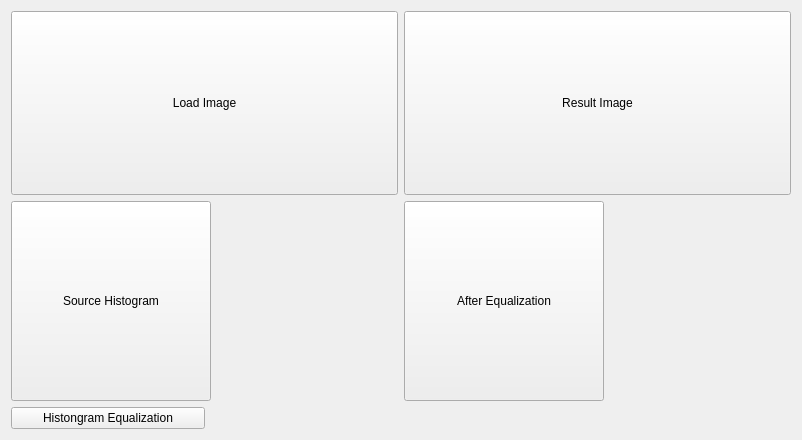
<?xml version="1.0" encoding="UTF-8"?>
<ui version="4.0">
 <class>Widget</class>
 <widget class="QWidget" name="Widget">
  <property name="geometry">
   <rect>
    <x>0</x>
    <y>0</y>
    <width>802</width>
    <height>440</height>
   </rect>
  </property>
  <property name="windowTitle">
   <string>Widget</string>
  </property>
  <layout class="QGridLayout" name="gridLayout">
   <item row="0" column="0">
    <widget class="QToolButton" name="toolButton">
     <property name="sizePolicy">
      <sizepolicy hsizetype="Expanding" vsizetype="Expanding">
       <horstretch>0</horstretch>
       <verstretch>0</verstretch>
      </sizepolicy>
     </property>
     <property name="text">
      <string>Load Image</string>
     </property>
    </widget>
   </item>
   <item row="0" column="1" rowspan="2">
    <layout class="QVBoxLayout" name="verticalLayout_3">
     <item>
      <widget class="QToolButton" name="toolButton_2">
       <property name="sizePolicy">
        <sizepolicy hsizetype="Expanding" vsizetype="Expanding">
         <horstretch>0</horstretch>
         <verstretch>0</verstretch>
        </sizepolicy>
       </property>
       <property name="text">
        <string>Result Image</string>
       </property>
      </widget>
     </item>
     <item>
      <layout class="QHBoxLayout" name="horizontalLayout_3">
       <item>
        <widget class="QToolButton" name="toolButton_4">
         <property name="sizePolicy">
          <sizepolicy hsizetype="Minimum" vsizetype="Minimum">
           <horstretch>0</horstretch>
           <verstretch>0</verstretch>
          </sizepolicy>
         </property>
         <property name="minimumSize">
          <size>
           <width>200</width>
           <height>200</height>
          </size>
         </property>
         <property name="baseSize">
          <size>
           <width>0</width>
           <height>0</height>
          </size>
         </property>
         <property name="text">
          <string>After Equalization</string>
         </property>
        </widget>
       </item>
       <item>
        <spacer name="horizontalSpacer_3">
         <property name="orientation">
          <enum>Qt::Horizontal</enum>
         </property>
         <property name="sizeHint" stdset="0">
          <size>
           <width>40</width>
           <height>20</height>
          </size>
         </property>
        </spacer>
       </item>
      </layout>
     </item>
    </layout>
   </item>
   <item row="1" column="0">
    <layout class="QHBoxLayout" name="horizontalLayout">
     <item>
      <widget class="QToolButton" name="toolButton_3">
       <property name="sizePolicy">
        <sizepolicy hsizetype="Fixed" vsizetype="Fixed">
         <horstretch>0</horstretch>
         <verstretch>0</verstretch>
        </sizepolicy>
       </property>
       <property name="minimumSize">
        <size>
         <width>200</width>
         <height>200</height>
        </size>
       </property>
       <property name="baseSize">
        <size>
         <width>0</width>
         <height>0</height>
        </size>
       </property>
       <property name="text">
        <string>Source Histogram</string>
       </property>
      </widget>
     </item>
     <item>
      <spacer name="horizontalSpacer">
       <property name="orientation">
        <enum>Qt::Horizontal</enum>
       </property>
       <property name="sizeHint" stdset="0">
        <size>
         <width>40</width>
         <height>20</height>
        </size>
       </property>
      </spacer>
     </item>
    </layout>
   </item>
   <item row="2" column="0">
    <layout class="QHBoxLayout" name="horizontalLayout_2">
     <item>
      <widget class="QPushButton" name="pushButton">
       <property name="sizePolicy">
        <sizepolicy hsizetype="Expanding" vsizetype="Minimum">
         <horstretch>0</horstretch>
         <verstretch>0</verstretch>
        </sizepolicy>
       </property>
       <property name="text">
        <string>Histongram Equalization</string>
       </property>
      </widget>
     </item>
     <item>
      <spacer name="horizontalSpacer_2">
       <property name="orientation">
        <enum>Qt::Horizontal</enum>
       </property>
       <property name="sizeHint" stdset="0">
        <size>
         <width>40</width>
         <height>20</height>
        </size>
       </property>
      </spacer>
     </item>
    </layout>
   </item>
  </layout>
 </widget>
 <layoutdefault spacing="6" margin="11"/>
 <resources/>
 <connections/>
</ui>
